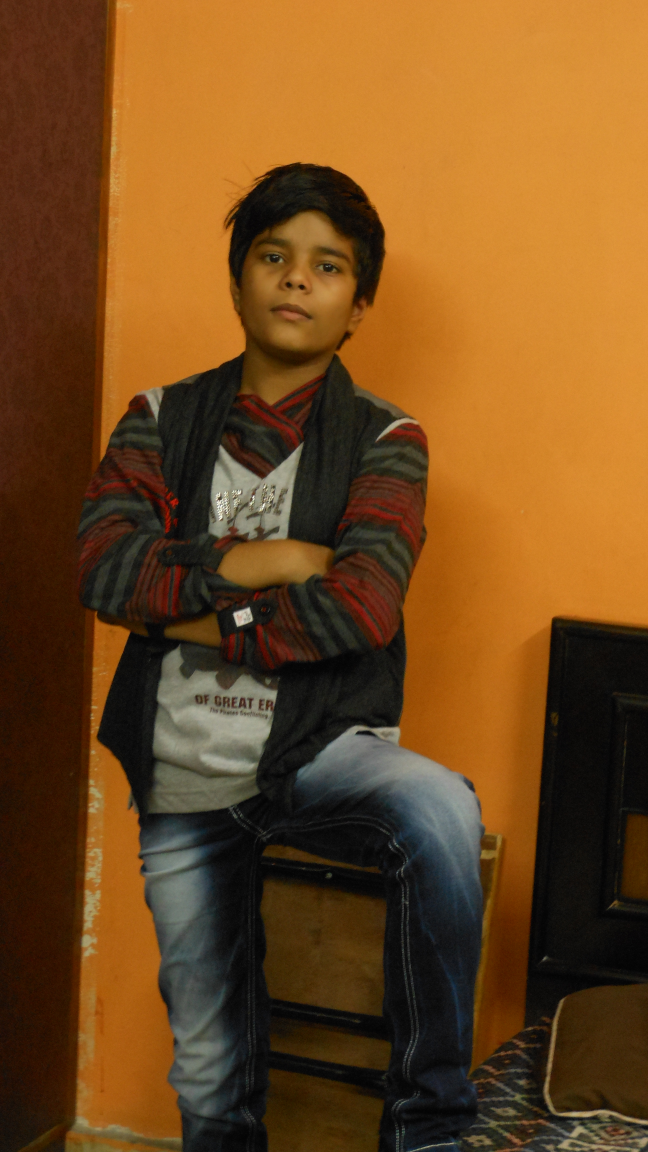
#> input picture face_detection/me.JPG, 2592 x 4608 px, found by its file name (shown at 1/4 size)
$ python face_detector.py
#> lines starting #> are read from the running program, lines starting #| are printed output that depends on the picture
import cv2

face_cascade = cv2.CascadeClassifier("haarcascade_frontalface_default.xml")

img=cv2.imread("me.jpg")            #use gray scale images for searching
#> img is the input picture: shape (4608, 2592, 3); mean B, G, R 29.8, 73.2, 113.6
gray_img=cv2.cvtColor(img,cv2.COLOR_BGR2GRAY)
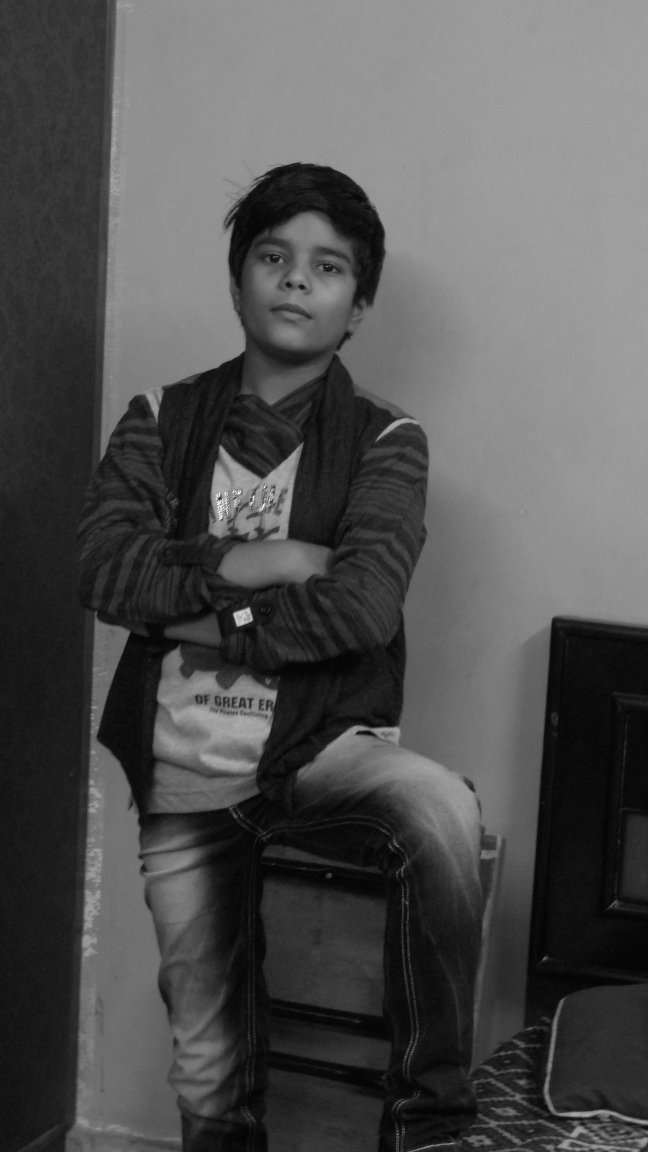
#> gray_img: shape (4608, 2592) (shown at 1/4 size); min 0, max 255, mean 80.4

faces=face_cascade.detectMultiScale(gray_img,scaleFactor=1.1,
minNeighbors=5)
#> faces = [[2183, 2851, 57, 57], [834, 1935, 145, 145], [540, 3388, 310, 310], [906, 820, 579, 579]]

for x,y,w,h in faces:
    img=cv2.rectangle(img,(x,y),(x+w,y+h),(0,255,0),3)          #image,start point, end point, color coordinates, width of rectangle
#> this loop made 4 passes


print(type(faces))
#| <class 'numpy.ndarray'>
print(faces)
#| [[2183 2851   57   57]
#|  [ 834 1935  145  145]
#|  [ 540 3388  310  310]
#|  [ 906  820  579  579]]

resized=cv2.resize(img,(int(img.shape[1]/3),int(img.shape[0]/3)))

cv2.imshow("Gray",resized)
cv2.waitKey(0)
cv2.destroyAllWindows()
